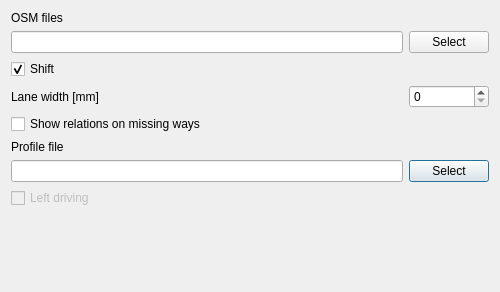
<?xml version="1.0" encoding="UTF-8"?>
<ui version="4.0">
 <class>FileOptions</class>
 <widget class="QDialog" name="FileOptions">
  <property name="geometry">
   <rect>
    <x>0</x>
    <y>0</y>
    <width>500</width>
    <height>292</height>
   </rect>
  </property>
  <property name="windowTitle">
   <string>File Options</string>
  </property>
  <layout class="QGridLayout" name="gridLayout_4">
   <item row="0" column="0">
    <layout class="QGridLayout" name="gridLayout_3">
     <item row="0" column="0">
      <layout class="QGridLayout" name="gridLayout_2">
       <item row="7" column="1">
        <widget class="QPushButton" name="setProfileDir">
         <property name="text">
          <string>Select</string>
         </property>
        </widget>
       </item>
       <item row="2" column="0">
        <widget class="QCheckBox" name="shiftCheck">
         <property name="text">
          <string>Shift</string>
         </property>
         <property name="checked">
          <bool>true</bool>
         </property>
        </widget>
       </item>
       <item row="6" column="0">
        <widget class="QLabel" name="label_2">
         <property name="text">
          <string>Profile file</string>
         </property>
        </widget>
       </item>
       <item row="4" column="1">
        <widget class="QSpinBox" name="laneSpinBox">
         <property name="maximum">
          <number>10000</number>
         </property>
         <property name="singleStep">
          <number>100</number>
         </property>
        </widget>
       </item>
       <item row="1" column="1">
        <widget class="QPushButton" name="setOsmDir">
         <property name="text">
          <string>Select</string>
         </property>
        </widget>
       </item>
       <item row="4" column="0">
        <widget class="QLabel" name="label_3">
         <property name="text">
          <string>Lane width [mm]</string>
         </property>
        </widget>
       </item>
       <item row="0" column="0">
        <widget class="QLabel" name="label">
         <property name="text">
          <string>OSM files</string>
         </property>
        </widget>
       </item>
       <item row="5" column="0">
        <widget class="QCheckBox" name="relCheck">
         <property name="text">
          <string>Show relations on missing ways</string>
         </property>
        </widget>
       </item>
       <item row="1" column="0">
        <widget class="QLineEdit" name="osmDir"/>
       </item>
       <item row="7" column="0">
        <widget class="QLineEdit" name="profileDir"/>
       </item>
       <item row="8" column="0">
        <widget class="QCheckBox" name="checkLeft">
         <property name="enabled">
          <bool>false</bool>
         </property>
         <property name="text">
          <string>Left driving</string>
         </property>
        </widget>
       </item>
      </layout>
     </item>
    </layout>
   </item>
   <item row="2" column="0">
    <widget class="QDialogButtonBox" name="buttonBox">
     <property name="standardButtons">
      <set>QDialogButtonBox::NoButton</set>
     </property>
    </widget>
   </item>
   <item row="1" column="0">
    <spacer name="verticalSpacer">
     <property name="sizeHint" stdset="0">
      <size>
       <width>20</width>
       <height>40</height>
      </size>
     </property>
    </spacer>
   </item>
  </layout>
 </widget>
 <resources/>
 <connections>
  <connection>
   <sender>buttonBox</sender>
   <signal>accepted()</signal>
   <receiver>FileOptions</receiver>
   <slot>accept()</slot>
   <hints>
    <hint type="sourcelabel">
     <x>248</x>
     <y>254</y>
    </hint>
    <hint type="destinationlabel">
     <x>157</x>
     <y>274</y>
    </hint>
   </hints>
  </connection>
  <connection>
   <sender>buttonBox</sender>
   <signal>rejected()</signal>
   <receiver>FileOptions</receiver>
   <slot>reject()</slot>
   <hints>
    <hint type="sourcelabel">
     <x>316</x>
     <y>260</y>
    </hint>
    <hint type="destinationlabel">
     <x>286</x>
     <y>274</y>
    </hint>
   </hints>
  </connection>
 </connections>
</ui>
